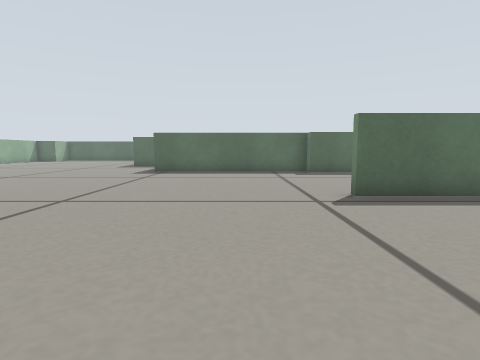
view 1 (above)

18 first-person views from a walk through a Gazebo world. The camera is 0.2 m above the floor, tilts 6° down and sees 80° across. The floor is counted in squares, 0.2 m on a side. Each view is taken from the middle of a square. On the plan, view 1 faces up. The plan holds only what a view shows up to about 11 squares ahead; the rest is blank.

view 2
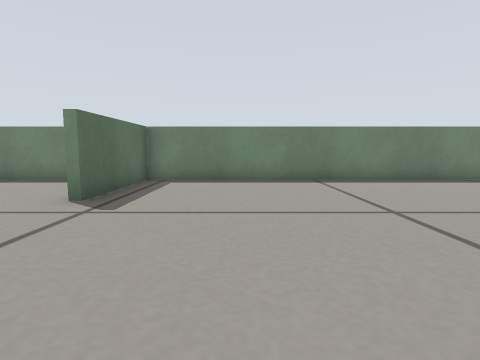

view 3
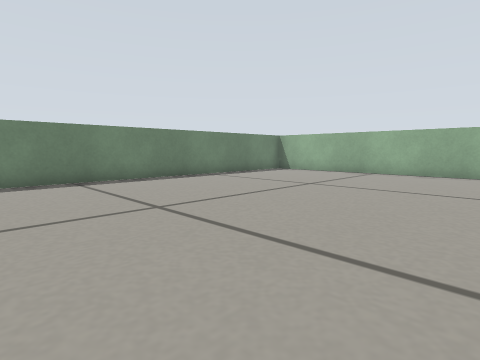

view 4
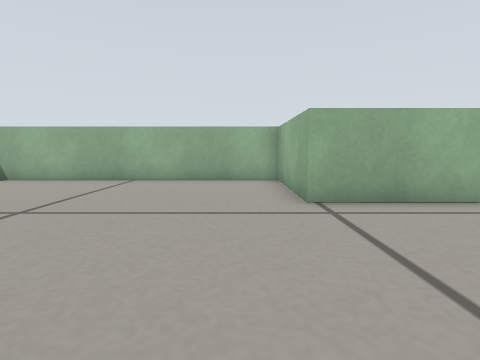

view 5
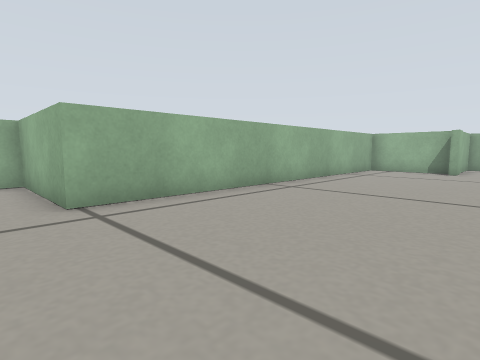

view 6
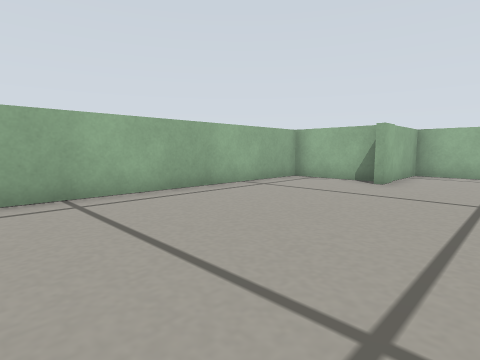

view 7
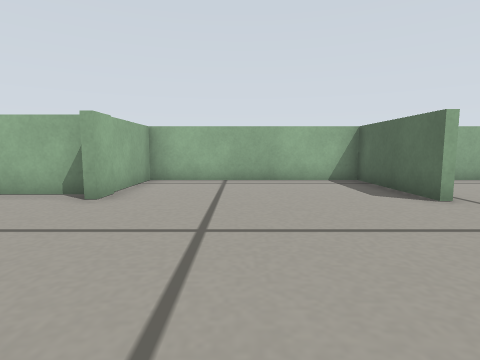

view 8
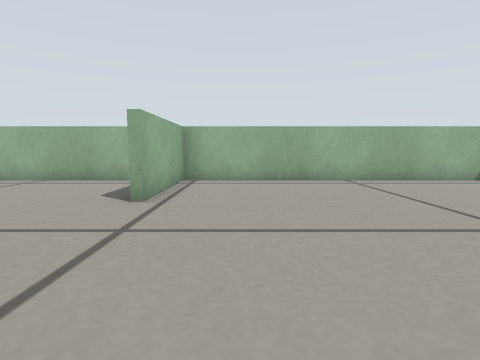

view 9
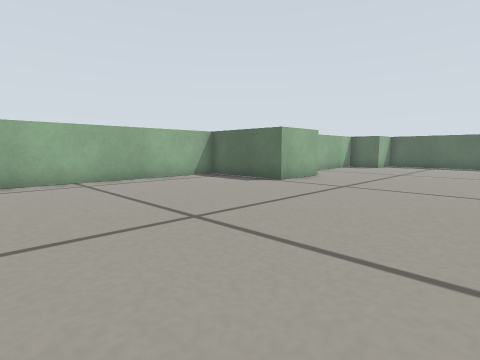

view 10
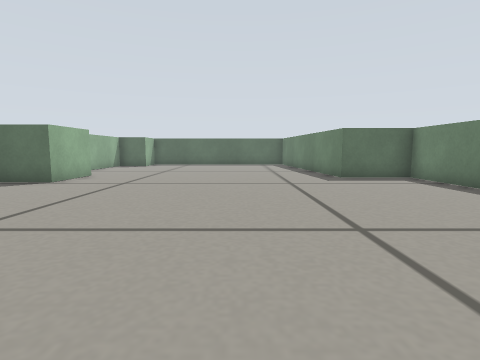

view 11
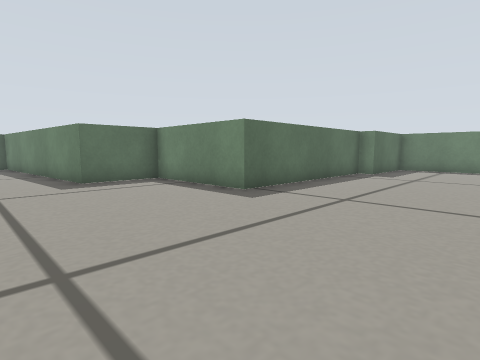

view 12
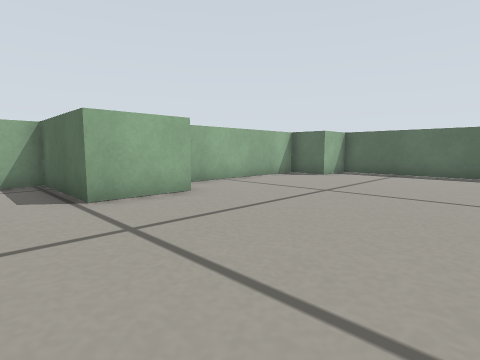

view 13
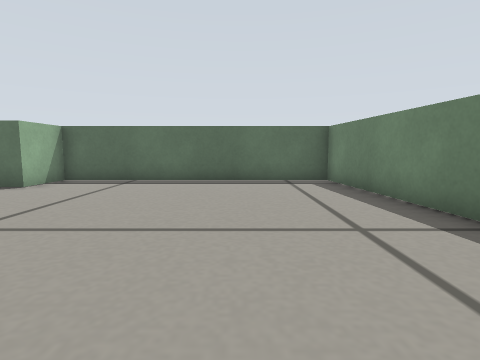

view 14
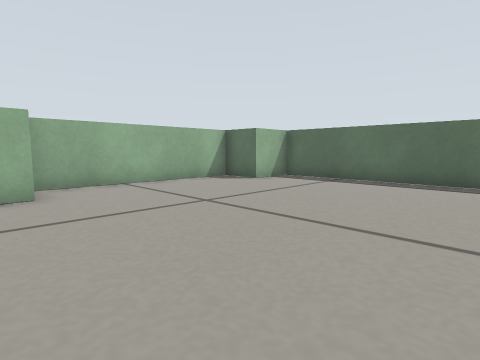

view 15
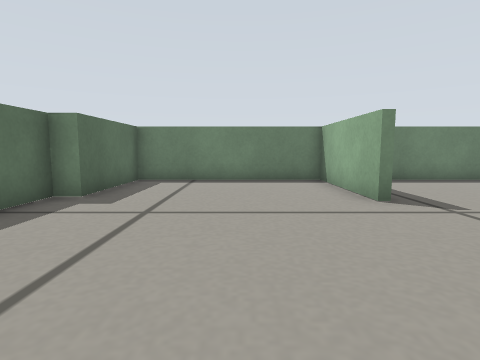

view 16
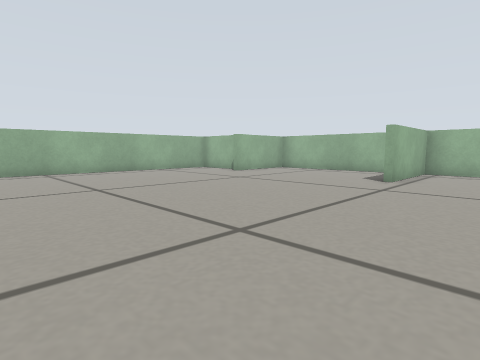

view 17
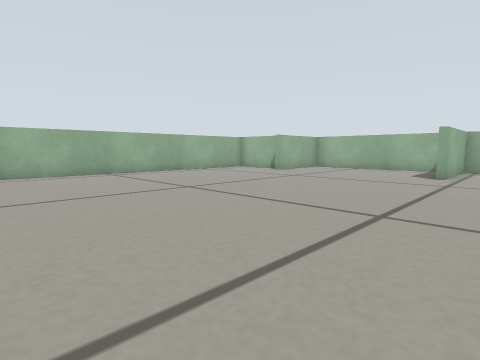

view 18
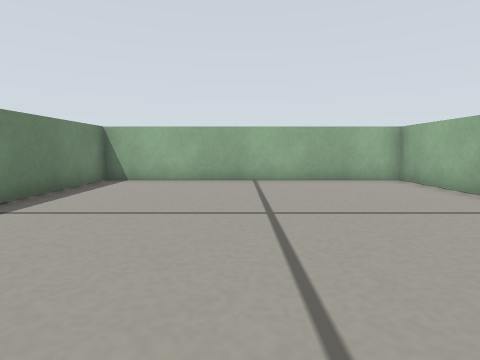

### Floor plan
Points are (right, up) in squares from view 1. A wall is a line through its corners. A room is listed if a view was taken in it or the views show most of it. See-through windows are left out.
Room 1 (views 1, 2, 3, 4, 5, 6, 7, 8, 9, 10, 11, 12, 13, 14, 15, 16, 17, 18)
walls: (-15.4, 4.9) (-19.4, 4.9) (-19.4, -2) (-15.6, -2); (2.4, 6.3) (6.5, 6.3) (6.5, 12.4) (3, 12.4); (3, 13) (-3.9, 13) (-3.9, 17.2) (-6.4, 17.2) (-7.1, 26.4) (-15.8, 26.4) (-15.8, 24.6) (-17.4, 24.6) (-17.4, 18.2); (-16.3, -2.3) (-16.3, -5.3) (-3.3, -5.4) (-3.3, -9.5) (6.5, -9.5) (6.5, 6.1) (2.4, 6.1); (-15.8, 18.1) (-15.8, 15.7) (-19.4, 15.7) (-19.4, 5.1) (-15.4, 5.1)

Positions as (right, up) in squares from view 1, and headings:
1: (0, 0), facing up
2: (-3, 3), facing right
3: (-3, 3), facing down-right
4: (-2, 0), facing down
5: (-2, 0), facing down-left
6: (-7, 1), facing down-left
7: (-10, 1), facing left
8: (-10, 7), facing left
9: (-10, 8), facing up-left
10: (-10, 7), facing up
11: (-9, 8), facing up-right
12: (-10, 14), facing up-left
13: (-10, 17), facing up
14: (-9, 17), facing up-left
15: (-3, 9), facing right
16: (-6, 8), facing down-left
17: (-4, 7), facing down-left
18: (2, 0), facing down
